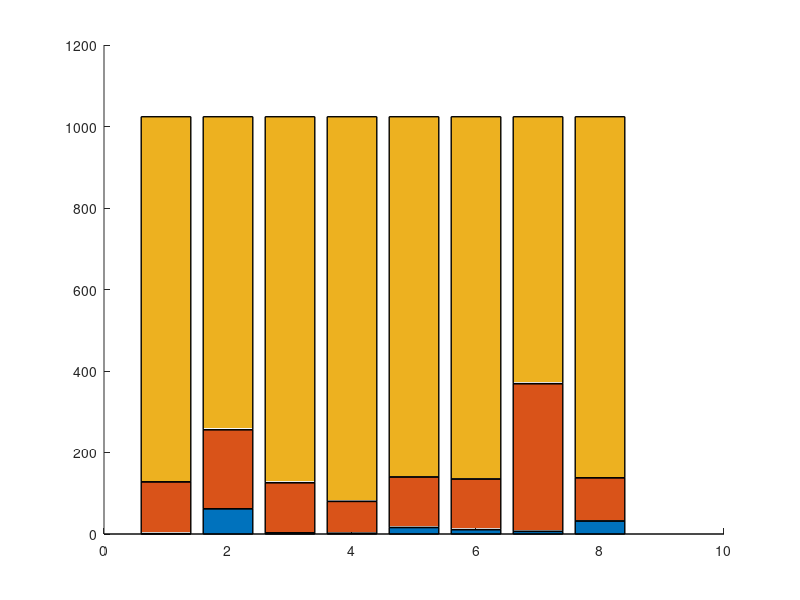

Reproduce this figure in MATLAB. (Note: this script raises an error after producing the figure.)
%% Reproduce stacked bar chart similar to the provided figure
clear; clc; close all;

%% ===================== User parameters =====================
legendFontSize = 13;   % 图例字体大小
axisFontSize   = 14;   % 坐标轴字体大小
titleFontSize  = 16;   % 标题字体大小
labelFontSize  = 14;   % 坐标轴标签字体大小
textFontSize   = 14;   % 柱顶百分比文字大小

%% ===================== Data =====================
algorithms = {'SIFT','RIFT','DOG+NN','R2D2','CMMNet','MIFNeT','MINIMA','Ours'};

% 原始统计量
matches         = [1,   62,   3,   1.7,  16,10.81,6.45,32];
correspondences = [128, 256, 126,  80, 140,135,369,138];
keypoints       = [1024,1024,1024,1024,1024,1024,1024,1024];

% 柱顶百分比标注
topText = {'0.0%','1.4%','0.3%','0.2%','1.6%','8.52%','1.75%','3.0%'};

%% ===================== Convert to stacked parts =====================
% 为了保证总高度恒等于 keypoints，需要拆成互斥的三部分
matches_part = matches;
corr_only    = correspondences - matches;
kpt_only     = keypoints - correspondences;

% 安全检查，避免出现负数
if any(corr_only < 0)
    error('存在 correspondences < matches 的情况，请检查数据。');
end
if any(kpt_only < 0)
    error('存在 keypoints < correspondences 的情况，请检查数据。');
end

% 用这三个“部分”来堆叠
Y = [matches_part(:), corr_only(:), kpt_only(:)];

%% ===================== Colors =====================
c_matches = [243, 105, 140] / 255;   % 粉色
c_corr    = [100, 142, 219] / 255;   % 蓝色
c_kpts    = [241, 199,  96] / 255;   % 黄色

%% ===================== Plot =====================
fig = figure('Color','w','Position',[100 100 980 620]);
ax = axes(fig);
hold(ax, 'on');

b = bar(ax, Y, 'stacked', 'BarWidth', 0.8, 'LineWidth', 1.0);

b(1).FaceColor = c_matches;
b(2).FaceColor = c_corr;
b(3).FaceColor = c_kpts;

for i = 1:numel(b)
    b(i).EdgeColor = [0.92 0.92 0.92];
end

%% ===================== Axes style =====================
set(ax, ...
    'YScale', 'log', ...
    'FontSize', axisFontSize, ...
    'LineWidth', 1.0, ...
    'Box', 'off', ...
    'Layer', 'bottom', ...
    'YMinorTick', 'off');

yticks(2.^(0:12));
yticklabels(arrayfun(@(k) sprintf('2^{%d}', k), 0:12, 'UniformOutput', false));

ylim([1 2^12.3]);
xlim([0.3, numel(algorithms)+0.7]);

xticks(1:numel(algorithms));
xticklabels(algorithms);

grid(ax, 'on');
ax.GridColor = [0.82 0.82 0.82];
ax.GridAlpha = 0.8;
ax.MinorGridAlpha = 0.2;

ylabel('特征点数量 (log2 尺度)', 'FontSize', labelFontSize);

%% ===================== Legend =====================
lgd = legend({'matches', 'correspondences', 'keypoints'}, ...
    'FontSize', legendFontSize);
lgd.Box = 'on';
lgd.Units = 'normalized';

% [left bottom width height]
lgd.Position = [0.73, 0.84, 0.20, 0.11];

%% ===================== Top percentage text =====================
% 总高度现在固定就是 keypoints
totals = keypoints;

for i = 1:numel(algorithms)
    text(i, totals(i)*1.08, topText{i}, ...
        'HorizontalAlignment', 'center', ...
        'VerticalAlignment', 'bottom', ...
        'FontSize', textFontSize, ...
        'Color', [0.2 0.2 0.2], ...
        'FontWeight', 'normal');
end

%% ===================== Save =====================
exportgraphics(fig, 'matching_performance_reproduced.png', 'Resolution', 1200);
